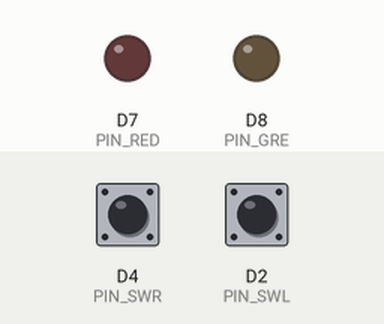
Simulated run of this sketch. Board: ESP8266 (NodeMCU). On the bench: output pins drawn as LEDs (lit = HIGH). Dashed ring = blinking. Inputs (shaded band) come from the test bench; at power-on: D4 (PIN_SWR) LOW, D2 (PIN_SWL) LOW.

Above: at 1.4 s.
1.5 s: D4 (PIN_SWR) pulled HIGH for 1 s
At 1.65 s:
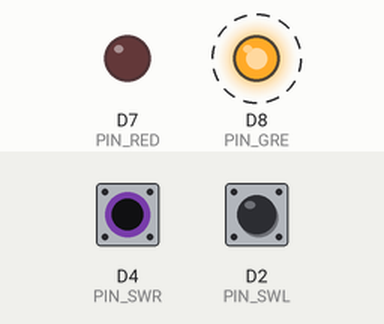
4.0 s: D2 (PIN_SWL) pulled HIGH for 1 s
At 5.5 s:
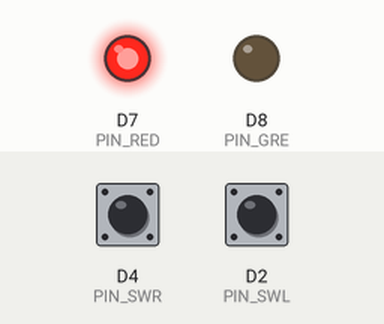
6.5 s: D4 (PIN_SWR) pulled HIGH for 0.35 s
At 6.9 s:
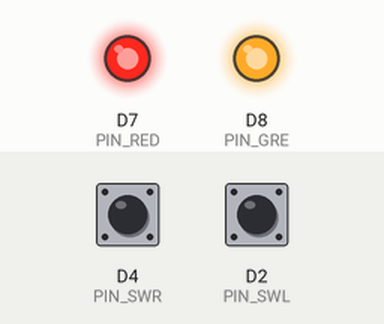
8.3 s: D4 (PIN_SWR) pulled HIGH for 3.2 s
At 8.85 s:
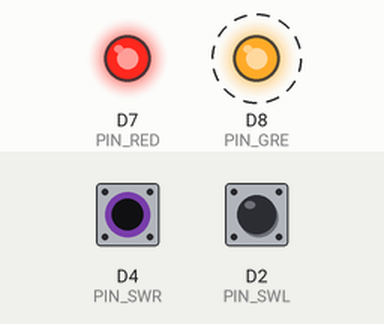
13.0 s: D2 (PIN_SWL) pulled HIGH for 0.35 s
At 14.3 s:
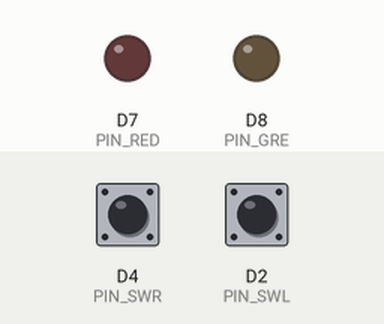
Timing chart, 0 to 15.8 s (numbered marks = the images above; inputs shaded):
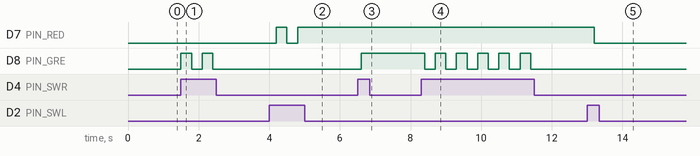

The sketch:

LED_Switch_toggle.ino
```cpp
// LED : GPIO 1
#define PIN_RED D7
#define PIN_GRE D8
#define PIN_SWL D2
#define PIN_SWR D4
void setup(){
  pinMode(PIN_RED, OUTPUT);
  pinMode(PIN_GRE, OUTPUT);
  pinMode(PIN_SWL, INPUT);
  pinMode(PIN_SWR, INPUT);}

  bool valRED = 0;
  bool valGRE = 0;
void loop(){

  bool valSWL = digitalRead(PIN_SWL); // read signal from left switch
  bool valSWR = digitalRead(PIN_SWR); // read signal from right switch
  if(valSWL == 1){
    if (valRED == 1){
      valRED =0;
    }
    else {
      valRED =1;
    }
  }
  if(valSWR == 1){
    if (valGRE == 1){
      valGRE =0;
    }
    else {
      valGRE =1;
    }
  }
  if (valRED == 1){
  digitalWrite(PIN_RED, HIGH);
  }
  else {
  digitalWrite(PIN_RED, LOW);
  }
  if (valGRE == 1) {
  digitalWrite(PIN_GRE, HIGH);
  }
  else {
  digitalWrite(PIN_GRE, LOW);
  }

  delay(300);
  }
```

Measured:
- after the input at 1.5 s, D8 (PIN_GRE): alternates HIGH for 0.30 s and LOW for 0.30 s, 4 changes in all, then stays LOW, starting at once
- after the input at 4.0 s, D7 (PIN_RED): LOW → HIGH after 0.20 s, → LOW 0.30 s later, → HIGH 0.30 s later
- after the input at 6.5 s, D8 (PIN_GRE): LOW → HIGH after 0.10 s
- after the input at 8.3 s, D8 (PIN_GRE): alternates HIGH for 0.30 s and LOW for 0.30 s, 11 changes in all, then stays LOW, starting after 0.10 s
- after the input at 13.0 s, D7 (PIN_RED): HIGH → LOW after 0.20 s
